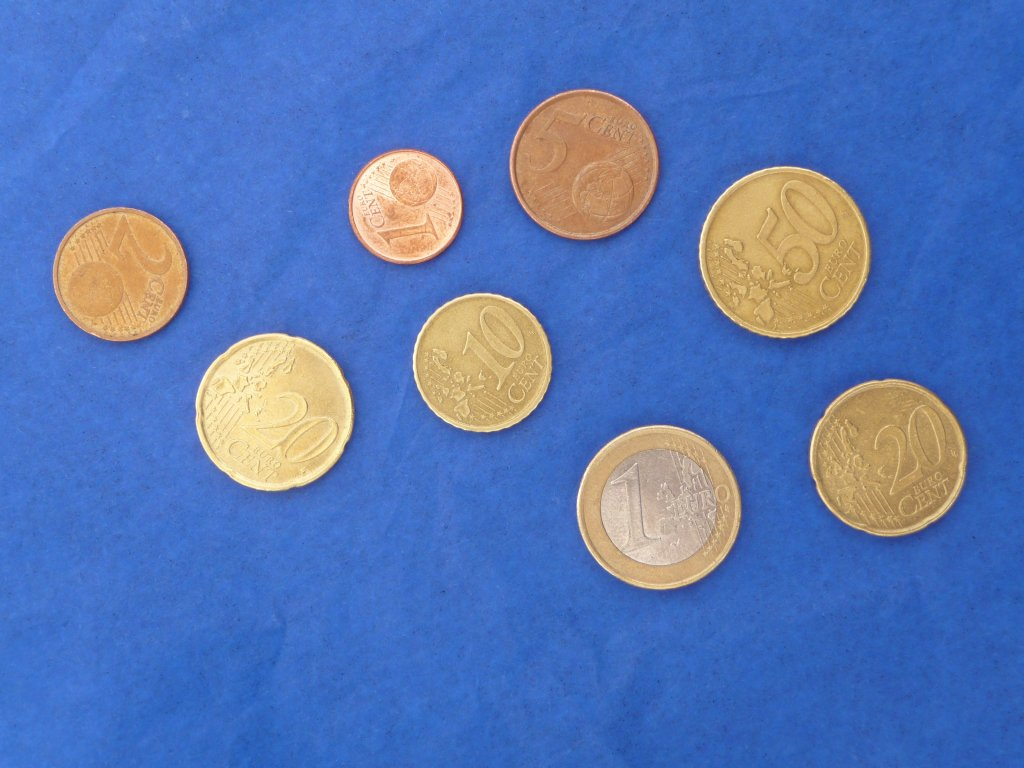
%> input picture Moedas1.jpg, 1024 x 768 px
$ octave manel.m   (GNU Octave 9; MATLAB toolbox functions it lacks are replaced by stand-ins)
%> lines starting %> are read from the running program, lines starting %| are printed output that depends on the picture; in (x1, y1, x2, y2) boxes, pixels count from 0 and x2, y2 are one past the last pixel; in counts of white or black regions, pixels touching at a corner belong together; the program's own positions count from 1
clear all, close all

img=imread ('Moedas1.jpg');
%> img is the input picture: size 768x1024x3 uint8; mean R, G, B 87.8, 118.8, 181
centroids = 0;
num = 0;
N = 0;

% Construct a questdlg with three options
choice = questdlg('Choose your image', ...
    'Image', ...
    'Moedas 1','Moedas 2','Moedas 3','Moedas 3');
%> the answer given: Moedas 3
% Handle response
switch choice
    case 'Moedas 1'
        img = imread ('Moedas1.jpg');
        N = 20;
    case 'Moedas 2'
        img = imread ('Moedas2.jpg');
        N=20;
    case 'Moedas 3'
        img = imread ('Moedas3.jpg');
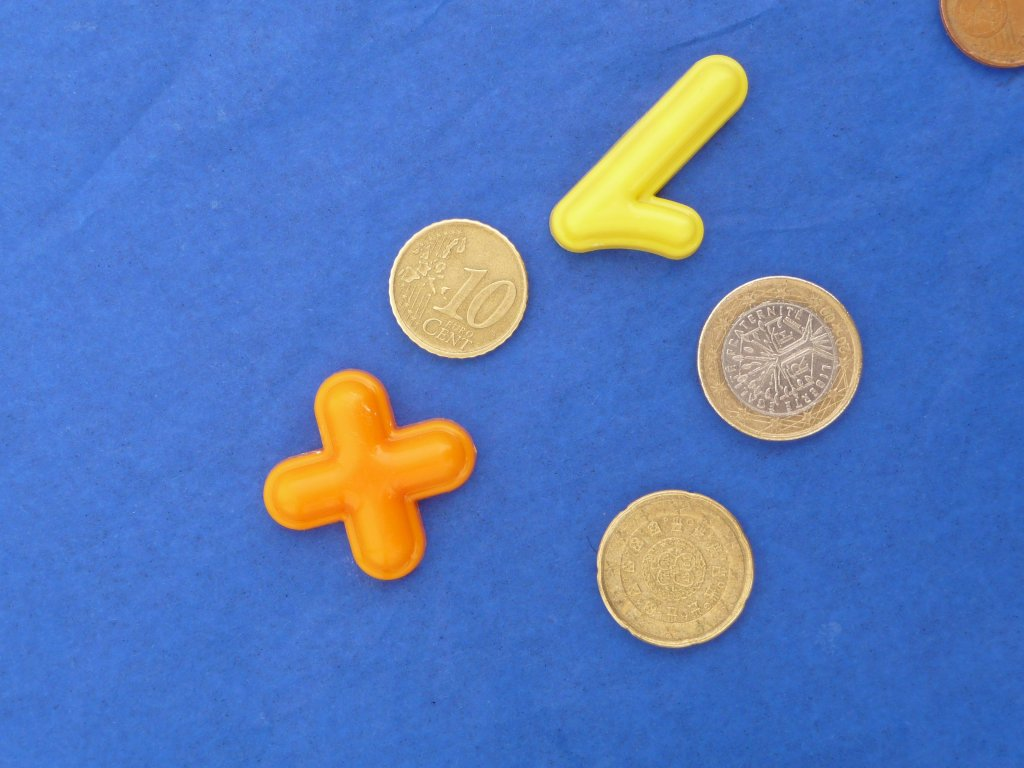
%> input picture Moedas3.jpg, 1024 x 768 px
%> img is the input picture: size 768x1024x3 uint8; mean R, G, B 87.3, 121.3, 186.2
        N=4;

end

% -------- ENTREGA 1 -------- %
% 1 - Leitura de imagem
% imread
%figure,imshow(img)

% 2 - Conversao para niveis de cinzento
% rgb2gray
imgg = rgb2gray(img);
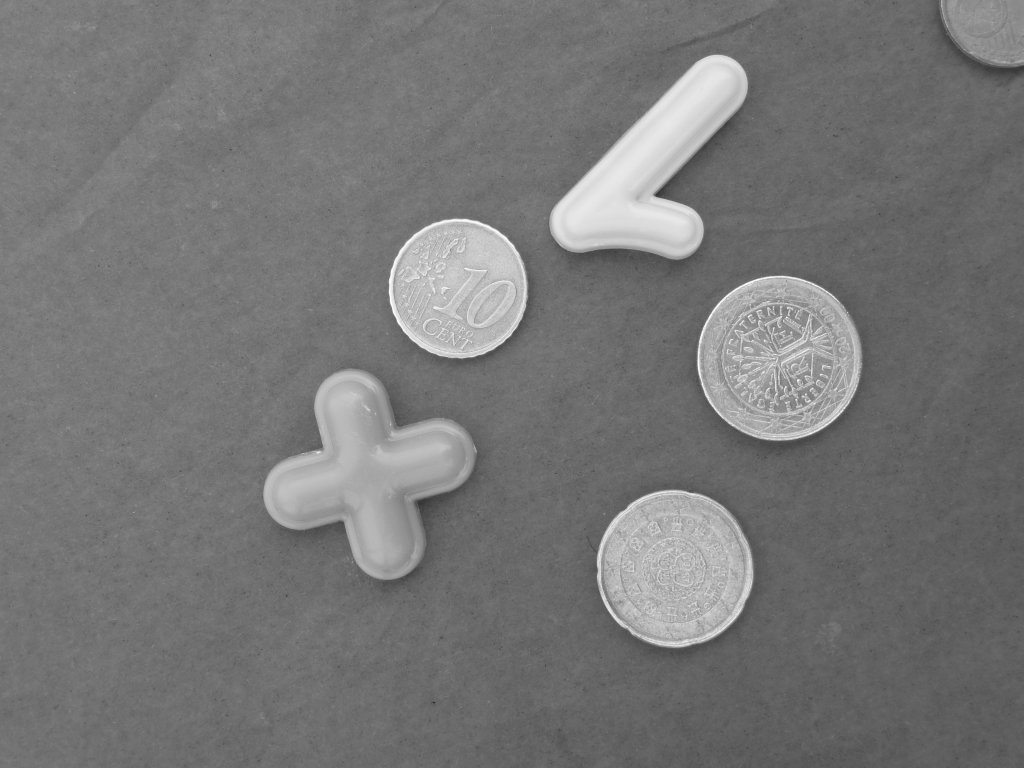
%> imgg: size 768x1024 uint8; min 51, max 255, mean 118.5
%figure,imshow(imgg)

% 3 - Binariza??o (calculo automatico do limiar)
% im2bw, graythresh

% level = graythresh(I) level is a normalized intensity value that lies in the range [0, 1].
% The graythresh function uses Otsu's method, which chooses the threshold to minimize the intraclass variance of the black and white pixels.
level = graythresh(imgg);
%> level = 0.58

% BW = im2bw(I, level) The output image BW replaces all pixels in the input image with luminance greater than level
% With the value 1 (white) and replaces all other pixels with the value 0 (black).
% To compute the level argument, you can use the function graythresh.
%figure,imshow(imglevel)
imgbw = im2bw(imgg, level);
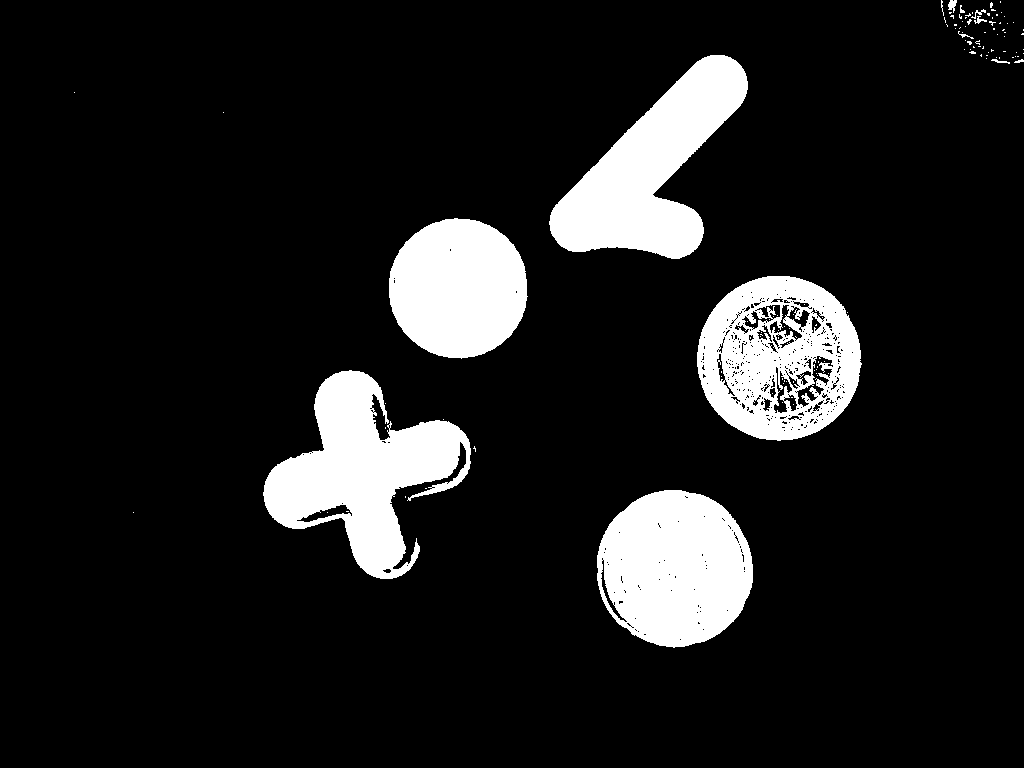
%> imgbw: size 768x1024 logical; 11.7% white; 119 white regions (106 under 20 px), largest, box (x1, y1, x2, y2) and area: (263, 370, 471, 579) 20479, (549, 55, 748, 259) 19008, (597, 490, 753, 648) 18949
%figure,imshow(imgbw)

% 4 - Melhoramento de imagem
% strel, bwmorph, imdilate, imrode, imclose, imopen

% SE = strel('disk',R,N) creates a disk-shaped structuring element, where R specifies the radius.
% N specifies the number of line structuring elements used to approximate the disk shape.
% N must be 0, 4, 6, or 8.
se = strel('disk',N);

% BW2 = bwmorph(BW,operation) applies a specific morphological operation to the binary image BW.
%bw2 = bwmorph(imgbw,'clean');
%figure,imshow(bw2)

% IM2 = imdilate(IM,SE) The argument SE is a structuring element object, or array of structuring element objects,
% returned by the strel or offsetstrel function.
% If IM is logical, the structuring element must be flat and imdilate performs binary dilation.
% Otherwise, imdilate performs grayscale dilation.
%IM2 = imdilate(imgbw,se);
%figure,imshow(IM2)

% IM2 = imerode(IM,SE) he argument SE is a structuring element object or array of structuring element objects
% returned by the strel or offsetstrel functions.
%bw = imerode(imgbw,se);
%figure,imshow(bw)

% IM2 = imclose(IM,SE)The morphological close operation is a dilation followed by an erosion,
% using the same structuring element for both operations.
IM2 = imclose(imgbw,se);
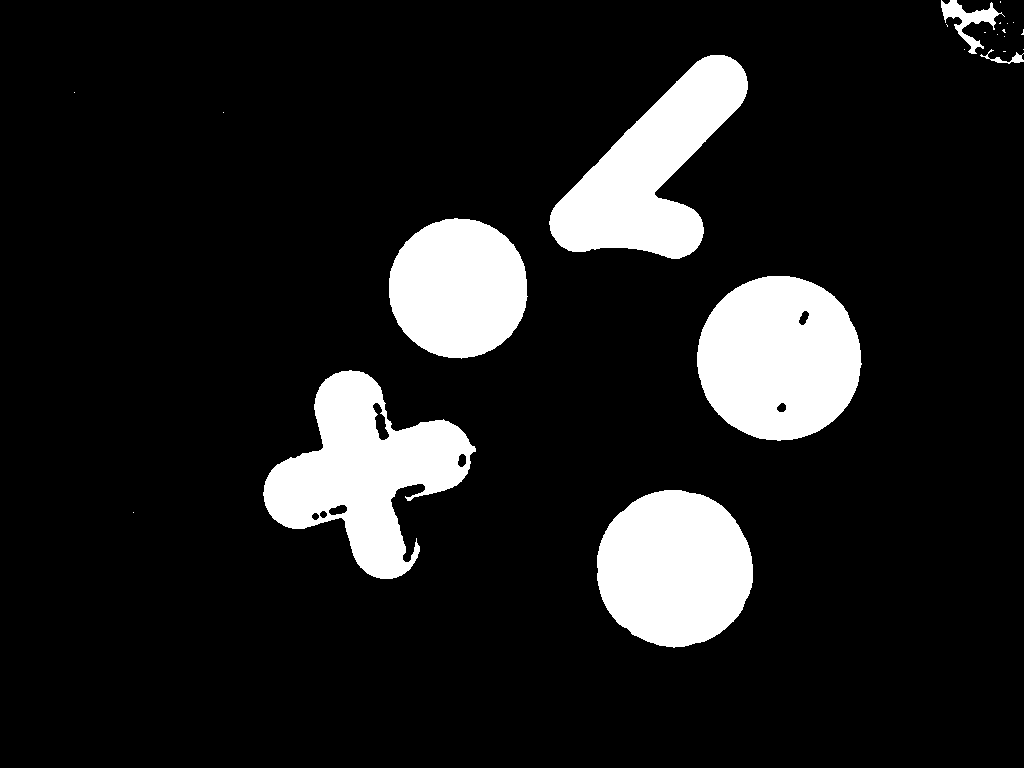
%> IM2: size 768x1024 logical; 12.4% white; 23 white regions (16 under 20 px), largest, box (x1, y1, x2, y2) and area: (263, 370, 476, 579) 21207, (697, 276, 862, 441) 21140, (597, 490, 753, 648) 19264
%figure,imshow(IM2)

morph = bwmorph(IM2,'clean');


% IM2 = imopen(IM,SE) The morphological open operation is an erosion followed by a dilation,
% using the same structuring element for both operations.
%IM2 = imopen(imgbw,se);
%figure,imshow(IM2)

% 5 - Extraccao de componentes conexos
% bwlabel
%[L,num] = bwlabel(___) also returns num, the number of connected objects found in BW.
[L,num] = bwlabel (morph);
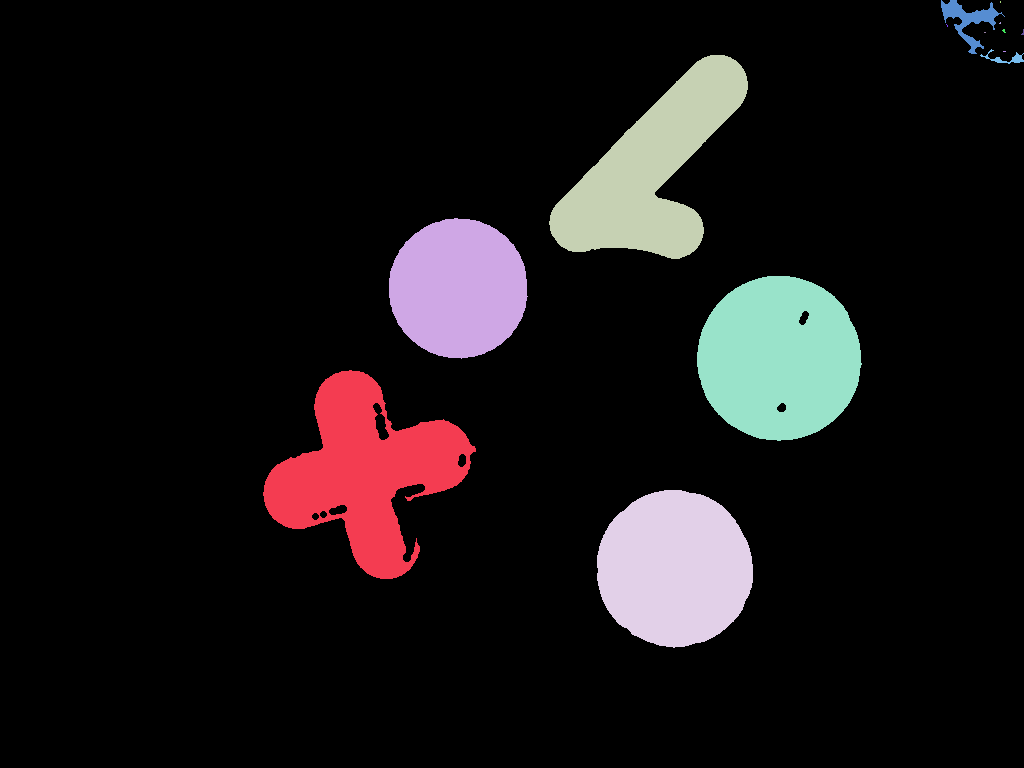
%> L: size 768x1024 double; 15 distinct labels, from 0 to 14; one colour per label, 0 black
%> num = 14

% 6 - Extraccao de propriedades
% regionprops
% stats = regionprops(BW,properties) returns measurements for the set of properties
% specified by properties for each connected component (object) in the binary image, BW.
% stats is struct array containing a struct for each object in the image.

stats = regionprops('table',morph,'Centroid','MajorAxisLength','MinorAxisLength', 'area', 'perimeter');
%> stats = 14 regions; largest, Area, Centroid, MajorAxisLength, MinorAxisLength and Perimeter: 21207 [365.6 472.7] 192.3 182.6 875.8, 21140 [779.7 358.9] 165.2 164.5 516, 19264 [675.2 569.2] 157.4 155.9 492, 19043 [652.1 170.3] 263.6 119.5 689.2, 15310 [458.9 288.9] 140.1 139.2 438.3

centers = stats.Centroid;
%> centers = 14 rows, first 12: [365.6 472.7; 458.9 288.9; 652.1 170.3; 675.2 569.2; 779.7 358.9; 969.5 20.72; 947.7 26; 1006.5 59.17; 985.5 33; 1000.7 23.67; 1001 2.5; 1004.6 31.44]
diameters = mean([stats.MajorAxisLength stats.MinorAxisLength],2);
%> diameters = [187.4; 139.6; 191.5; 156.6; 164.8; 55.23; 2.64; 31.17; 1.73; 2.17; 1.73; 3.87; 2.31; 4.88]
radii = diameters/2;
%> radii = [93.71; 69.81; 95.77; 78.32; 82.42; 27.61; 1.32; 15.58; 0.866; 1.09; 0.866; 1.94; 1.15; 2.44]

centroids = cat(1, stats.Centroid);
%> centroids has the same summary as centers

x=[centroids(:,1)]
%> x = [365.6; 458.9; 652.1; 675.2; 779.7; 969.5; 947.7; 1006.5; 985.5; 1000.7; 1001; 1004.6; 1005; 1023.6]
y=[centroids(:,2)]
%> y = [472.7; 288.9; 170.3; 569.2; 358.9; 20.72; 26; 59.17; 33; 23.67; 2.5; 31.44; 52; 33.22]

opt = 0;
aux = 0;

while opt == 0
    % Construct a questdlg with three options
    choice = questdlg('Choose your option', ...
        'Image', ...
        'Visualization','More Options','Exit','Exit');
    % Handle response
    switch choice
        case 'Visualization'
            aux = 0;
        case 'More Options'
            aux = 2;
        case 'Exit'
            opt = 1;
            delete(gcf)
            close all
    end


    if aux == 2 && opt == 0

             % Construct a questdlg with three options
        choice = questdlg('Choose your option', ...
            'Image', ...
            'Histogram','Ordered Area/Perimeter','Back','Back');
        % Handle response
        switch choice
            case 'Histogram'
                aux = 3;
            case 'Ordered Area/Perimeter'
                aux = 1;
            case 'Back'
                delete(gcf)
        end
    end

    if aux == 3 && opt == 0

       [pixelCount, grayLevels] = imhist(imgg);
        subplot(1, 1, 1);
        bar(pixelCount);
        title('Histogram of original image', 'FontSize', 12);
        xlim([0 grayLevels(end)]); % Scale x axis manually.
        grid on;

     %  subplot (1,2,1), plot(imgca,stat.Area, centroids(:,2))

        % Construct a questdlg with three options
            choice = questdlg('Close', ...
                'Image', ...
                'Close','Close');
            % Handle response
            switch choice
                case 'Close'
                    delete(gcf)
            end

    end


    if aux == 0 && opt == 0

        set(gcf, 'units','normalized','outerposition',[0 0 1 1]);
        subplot(2,2,1),imshow(img)
        hold on
        viscircles(centers,radii);
        plot(imgca,centroids(:,1), centroids(:,2), 'r.')
        hold off

        subplot(2,2,2),imshow(morph)
        hold on
        viscircles(centers,radii);
        hold off

        subplot(2,2,3),imshow(morph)
        hold on
        viscircles(centers,radii);
        hold off

        % Liga??o entre centroides
        subplot(2,2,4),imshow(img)
        hold on
        viscircles(centers,radii);
        plot(imgca,centroids(:,1), centroids(:,2), 'r.')
        %plot(xpoints',ypoints', 'color', [0 0 0], 'linewidth', 2);
        hold off

        % 7 - Classificacao de objectos

        % 8 - Visualizacao de imagem
        % imshow, imagesc

        % 9 - Gravacao de imagem
        % imwrite
        % imwrite(A,filename) writes image data A to the file specified by filename
        imwrite(morph, 'final.jpg')

        % 10 - Calculo do histograma
        % imhist, hist
        %subplot(2,2,4),imhist(imgg);

        % 11 - Colocar o texto na imagem/figura
        % text
        %text(x,y,str)
        %text(centroids(:,1),centroids(:,2), centroids,'Color','red','FontSize',10)
        subplot(2,2,1)
        title('Centroid [x,y]', 'FontSize', 14);
        txt1 = strcat('\leftarrow','[',int2str(centroids(:,1)), '; ', int2str(centroids(:,2)), ']');
        text(centroids(:,1),centroids(:,2), txt1,'Color','black','FontSize',8)
        text(50,700,strcat('Number of Coins ',' :',{' '} ,int2str(num)),'Color','white','FontSize',12)

        subplot(2,2,2)
        title('Area', 'FontSize', 14);
        txt2 = strcat('\downarrow', int2str(stats.Area));
        text(centroids(:,1),centroids(:,2)-(1.5*radii), txt2,'Color','white','FontSize',8)

        subplot(2,2,3)
        title('Perimeter', 'FontSize', 14);
        txt3 = strcat('\downarrow', num2str(stats.Perimeter));
        text(centroids(:,1),centroids(:,2)-(1.5*radii), txt3,'Color','white','FontSize',8)

        subplot(2,2,4)
        title('Connections', 'FontSize', 14);
        auxSelect = 0;

        while auxSelect == 0

            % Construct a questdlg with three options
            choice = questdlg('Select Coin?', ...
                'Image', ...
                'Select','Close','Close');
            % Handle response
            switch choice
                case 'Select'
                    auxSelect = 0;
                case 'Close'
                    auxSelect = 1;
                    delete(gcf)
                    close all
            end

            if auxSelect == 0

                subplot(2,2,4)
                p = ginput(1);
                xp = [p(:,1)];
                yp = [p(:,2)];
                for i = 1:num
                    output = (xp - centers(i,1))^2 + (yp - centers(i,2))^2 <= radii(i)^2;
                    if output == 1
                        moedax = centers(i,1);
                        moeday = centers(i,2);
                        break
                    else
                        res = 'O ponto que indicou n?o pertence a nenhuma moeda';
                        moedax = 0;
                    end
                end

                if moedax ~= 0
                    point=[moedax,moeday];
                    xpoints = [];
                    for idx = 1:numel(x)
                        element = x(idx)
                        result = [point(1,1) element];
                        %disp(result);
                        xpoints = cat(1, xpoints, result);
                    end
                    disp(xpoints);

                    ypoints = [];
                    for idy = 1:numel(y)
                        element = y(idy)
                        result = [point(1,2) element];
                        %disp(result);
                        ypoints = cat(1, ypoints, result);
                    end
                    % disp(ypoints);

                    subplot(2,2,4),imshow(img)
                    hold on
                    text(50,50,'Connections','Color','white','FontSize',14)
                    viscircles(centers,radii);
                    plot(imgca,centroids(:,1), centroids(:,2), 'r.')
                    plot(xpoints',ypoints', 'color', [1 0 0], 'linewidth', 2);

                    coordx=[xpoints(:,2)]
                    coordy=[ypoints(:,2)]

                    newlength = [];
                    for i = 1:numel(coordx)
                            X = [point;coordx(i),coordy(i)];
                            d = pdist(X,'euclidean');
                            %disp('dist?ncia');
                            %disp(d);
                            newlength= cat(1,newlength, d);
                    end

                    C = cell(1, numel(newlength));
                    for i = 1:numel(newlength)
                      C{i} = newlength(i);
                    end

                    for i = 1:numel(newlength)
                    	text(coordx(i)+20,coordy(i),C(i),'Color','black','FontSize',8);
                    end
                    hold off

                    % 12 - Visualizacao de graficos
                    % plot, bar

                    % -------- 5) Distancia relativa entre os objectos -------- %
                else
                    res
                end
            end
        end


    end

    if aux == 1 && opt == 0

        % Construct a questdlg with three options
            choice = questdlg('Area', ...
                'Image', ...
                'Ascend','Descend','Descend');
            % Handle response
            switch choice
                case 'Ascend'
                    stats = sortrows(stats,'Area','ascend');
                case 'Descend'
                    stats = sortrows(stats,'Area','descend');
            end

            centroids = cat(1, stats.Centroid);

            maxrad = max(diameters)/2;

            figure; subplot(2,num,1)
            set(gcf, 'units','normalized','outerposition',[0 0 1 1]);
        for i = 1:num

            % Get the x and y corner coordinates as integers
            sp(1) = floor(centroids(i,1)-maxrad-10); %xmin
            sp(2) = floor(centroids(i,2)-maxrad-10); %ymin
            sp(3) = ceil(centroids(i,1)+maxrad+10);   %xmax
            sp(4) = ceil(centroids(i,2)+maxrad+10);   %ymax

            % Index into the original image to create the new image
            MM = img(sp(2):sp(4), sp(1): sp(3),:);

            subplot(2,num,i), subimage(MM)
            axis off
            title(strcat('Area', ':' ,int2str(ceil(stats.Area(i)))), 'FontSize', 12);

        end


        for i = 1:num

            % Get the x and y corner coordinates as integers
            sp(1) = floor(centroids(i,1)-maxrad-10); %xmin
            sp(2) = floor(centroids(i,2)-maxrad-10); %ymin
            sp(3) = ceil(centroids(i,1)+maxrad+10);   %xmax
            sp(4) = ceil(centroids(i,2)+maxrad+10);   %ymax

            % Index into the original image to create the new image
            MM = img(sp(2):sp(4), sp(1): sp(3),:);
            subplot(2,num,num+i), subimage(MM)
            axis off

            title(strcat('Perimeter', ':' ,int2str(ceil(stats.Perimeter(i)))), 'FontSize', 12);
        end

        % Construct a questdlg with three options
            choice = questdlg('Close', ...
                'Image', ...
                'Close','Close');
            % Handle response
            switch choice
                case 'Close'
                    delete(gcf)
            end

    end
end
%> this loop made 1 pass; the answer given on pass 1: Exit
%> after the loop, aux = 0; opt = 1
